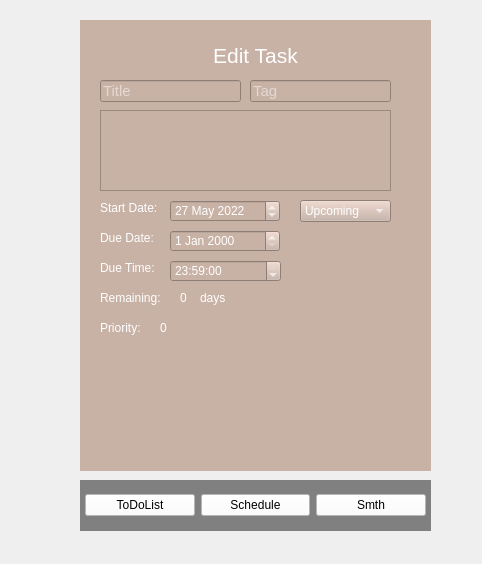
<?xml version="1.0" encoding="UTF-8"?>
<ui version="4.0">
 <class>Form</class>
 <widget class="QWidget" name="Form">
  <property name="geometry">
   <rect>
    <x>0</x>
    <y>0</y>
    <width>482</width>
    <height>564</height>
   </rect>
  </property>
  <property name="windowTitle">
   <string>Form</string>
  </property>
  <widget class="QStackedWidget" name="stackedWidget">
   <property name="geometry">
    <rect>
     <x>80</x>
     <y>20</y>
     <width>351</width>
     <height>451</height>
    </rect>
   </property>
   <property name="styleSheet">
    <string notr="true">background-color: #C8B1A5
</string>
   </property>
   <property name="currentIndex">
    <number>1</number>
   </property>
   <widget class="QWidget" name="page">
    <property name="autoFillBackground">
     <bool>false</bool>
    </property>
    <widget class="QWidget" name="verticalLayoutWidget">
     <property name="geometry">
      <rect>
       <x>0</x>
       <y>0</y>
       <width>331</width>
       <height>451</height>
      </rect>
     </property>
     <layout class="QVBoxLayout" name="verticalLayout">
      <item>
       <widget class="QFrame" name="frame_2">
        <property name="styleSheet">
         <string notr="true">background-color: black</string>
        </property>
        <property name="frameShape">
         <enum>QFrame::StyledPanel</enum>
        </property>
        <property name="frameShadow">
         <enum>QFrame::Raised</enum>
        </property>
        <widget class="QPushButton" name="add_button">
         <property name="geometry">
          <rect>
           <x>150</x>
           <y>420</y>
           <width>31</width>
           <height>31</height>
          </rect>
         </property>
         <property name="font">
          <font>
           <pointsize>26</pointsize>
          </font>
         </property>
         <property name="styleSheet">
          <string notr="true">background-color: cyan; color: white</string>
         </property>
         <property name="text">
          <string>+</string>
         </property>
        </widget>
        <widget class="QLabel" name="label_6">
         <property name="geometry">
          <rect>
           <x>20</x>
           <y>20</y>
           <width>111</width>
           <height>31</height>
          </rect>
         </property>
         <property name="font">
          <font>
           <pointsize>14</pointsize>
          </font>
         </property>
         <property name="styleSheet">
          <string notr="true">color:white</string>
         </property>
         <property name="text">
          <string>To-Do List</string>
         </property>
        </widget>
        <widget class="QFrame" name="frame_5">
         <property name="geometry">
          <rect>
           <x>30</x>
           <y>70</y>
           <width>271</width>
           <height>331</height>
          </rect>
         </property>
         <property name="frameShape">
          <enum>QFrame::StyledPanel</enum>
         </property>
         <property name="frameShadow">
          <enum>QFrame::Raised</enum>
         </property>
         <widget class="QWidget" name="verticalLayoutWidget_3">
          <property name="geometry">
           <rect>
            <x>0</x>
            <y>0</y>
            <width>271</width>
            <height>331</height>
           </rect>
          </property>
          <layout class="QVBoxLayout" name="tasksLayout"/>
         </widget>
        </widget>
        <widget class="QPushButton" name="sort_button">
         <property name="geometry">
          <rect>
           <x>280</x>
           <y>30</y>
           <width>21</width>
           <height>21</height>
          </rect>
         </property>
         <property name="styleSheet">
          <string notr="true">background-color:white</string>
         </property>
         <property name="text">
          <string/>
         </property>
        </widget>
        <widget class="QPushButton" name="sort_button_2">
         <property name="geometry">
          <rect>
           <x>250</x>
           <y>30</y>
           <width>21</width>
           <height>21</height>
          </rect>
         </property>
         <property name="styleSheet">
          <string notr="true">background-color:white</string>
         </property>
         <property name="text">
          <string/>
         </property>
        </widget>
        <widget class="QLineEdit" name="searchBar">
         <property name="geometry">
          <rect>
           <x>130</x>
           <y>30</y>
           <width>113</width>
           <height>22</height>
          </rect>
         </property>
         <property name="styleSheet">
          <string notr="true">padding :  6px;
border-style :  inset;
background-color: white</string>
         </property>
         <property name="placeholderText">
          <string>Search</string>
         </property>
        </widget>
       </widget>
      </item>
     </layout>
    </widget>
   </widget>
   <widget class="QWidget" name="page_5">
    <widget class="QLabel" name="label_8">
     <property name="geometry">
      <rect>
       <x>0</x>
       <y>20</y>
       <width>351</width>
       <height>31</height>
      </rect>
     </property>
     <property name="font">
      <font>
       <pointsize>16</pointsize>
      </font>
     </property>
     <property name="styleSheet">
      <string notr="true">color: white</string>
     </property>
     <property name="text">
      <string>Edit Task</string>
     </property>
     <property name="alignment">
      <set>Qt::AlignCenter</set>
     </property>
    </widget>
    <widget class="QLineEdit" name="titleLineEdit_2">
     <property name="geometry">
      <rect>
       <x>20</x>
       <y>60</y>
       <width>141</width>
       <height>22</height>
      </rect>
     </property>
     <property name="font">
      <font>
       <pointsize>11</pointsize>
      </font>
     </property>
     <property name="styleSheet">
      <string notr="true">color: white</string>
     </property>
     <property name="inputMask">
      <string/>
     </property>
     <property name="placeholderText">
      <string>Title</string>
     </property>
    </widget>
    <widget class="QLineEdit" name="tagLineEdit_2">
     <property name="geometry">
      <rect>
       <x>170</x>
       <y>60</y>
       <width>141</width>
       <height>22</height>
      </rect>
     </property>
     <property name="font">
      <font>
       <pointsize>11</pointsize>
      </font>
     </property>
     <property name="styleSheet">
      <string notr="true">color: white</string>
     </property>
     <property name="inputMask">
      <string/>
     </property>
     <property name="placeholderText">
      <string>Tag</string>
     </property>
    </widget>
    <widget class="QPlainTextEdit" name="descText_2">
     <property name="geometry">
      <rect>
       <x>20</x>
       <y>90</y>
       <width>291</width>
       <height>81</height>
      </rect>
     </property>
     <property name="styleSheet">
      <string notr="true">color: white;</string>
     </property>
     <property name="plainText">
      <string/>
     </property>
     <property name="overwriteMode">
      <bool>false</bool>
     </property>
     <property name="backgroundVisible">
      <bool>false</bool>
     </property>
     <property name="placeholderText">
      <string>Description</string>
     </property>
    </widget>
    <widget class="QLabel" name="label_9">
     <property name="geometry">
      <rect>
       <x>20</x>
       <y>180</y>
       <width>61</width>
       <height>16</height>
      </rect>
     </property>
     <property name="styleSheet">
      <string notr="true">color: white</string>
     </property>
     <property name="text">
      <string>Start Date:</string>
     </property>
    </widget>
    <widget class="QDateEdit" name="dateEdit_start_2">
     <property name="geometry">
      <rect>
       <x>90</x>
       <y>180</y>
       <width>110</width>
       <height>22</height>
      </rect>
     </property>
     <property name="styleSheet">
      <string notr="true">color: white</string>
     </property>
     <property name="dateTime">
      <datetime>
       <hour>0</hour>
       <minute>0</minute>
       <second>0</second>
       <year>2022</year>
       <month>5</month>
       <day>27</day>
      </datetime>
     </property>
    </widget>
    <widget class="QComboBox" name="comboBox_2">
     <property name="geometry">
      <rect>
       <x>220</x>
       <y>180</y>
       <width>91</width>
       <height>22</height>
      </rect>
     </property>
     <property name="styleSheet">
      <string notr="true">color: white</string>
     </property>
     <item>
      <property name="text">
       <string>Upcoming</string>
      </property>
     </item>
     <item>
      <property name="text">
       <string>On-Going</string>
      </property>
     </item>
     <item>
      <property name="text">
       <string>Finished</string>
      </property>
     </item>
    </widget>
    <widget class="QLabel" name="label_10">
     <property name="geometry">
      <rect>
       <x>20</x>
       <y>210</y>
       <width>61</width>
       <height>16</height>
      </rect>
     </property>
     <property name="styleSheet">
      <string notr="true">color: white</string>
     </property>
     <property name="text">
      <string>Due Date:</string>
     </property>
    </widget>
    <widget class="QDateEdit" name="dateEdit_end_2">
     <property name="geometry">
      <rect>
       <x>90</x>
       <y>210</y>
       <width>110</width>
       <height>22</height>
      </rect>
     </property>
     <property name="styleSheet">
      <string notr="true">color: white</string>
     </property>
    </widget>
    <widget class="QLabel" name="label_11">
     <property name="geometry">
      <rect>
       <x>20</x>
       <y>240</y>
       <width>61</width>
       <height>16</height>
      </rect>
     </property>
     <property name="styleSheet">
      <string notr="true">color: white</string>
     </property>
     <property name="text">
      <string>Due Time:</string>
     </property>
    </widget>
    <widget class="QTimeEdit" name="timeEdit_2">
     <property name="geometry">
      <rect>
       <x>90</x>
       <y>240</y>
       <width>111</width>
       <height>22</height>
      </rect>
     </property>
     <property name="styleSheet">
      <string notr="true">color: white</string>
     </property>
     <property name="dateTime">
      <datetime>
       <hour>23</hour>
       <minute>59</minute>
       <second>0</second>
       <year>2000</year>
       <month>1</month>
       <day>1</day>
      </datetime>
     </property>
    </widget>
    <widget class="QLabel" name="duration_label_2">
     <property name="geometry">
      <rect>
       <x>20</x>
       <y>270</y>
       <width>71</width>
       <height>16</height>
      </rect>
     </property>
     <property name="styleSheet">
      <string notr="true">color: white</string>
     </property>
     <property name="text">
      <string>Remaining:</string>
     </property>
    </widget>
    <widget class="QLabel" name="duration_value_2">
     <property name="geometry">
      <rect>
       <x>100</x>
       <y>270</y>
       <width>49</width>
       <height>16</height>
      </rect>
     </property>
     <property name="styleSheet">
      <string notr="true">color: white</string>
     </property>
     <property name="text">
      <string>0</string>
     </property>
    </widget>
    <widget class="QLabel" name="duration_label_3">
     <property name="geometry">
      <rect>
       <x>120</x>
       <y>270</y>
       <width>71</width>
       <height>16</height>
      </rect>
     </property>
     <property name="styleSheet">
      <string notr="true">color: white</string>
     </property>
     <property name="text">
      <string>days</string>
     </property>
    </widget>
    <widget class="QLabel" name="priority_label_2">
     <property name="geometry">
      <rect>
       <x>20</x>
       <y>300</y>
       <width>49</width>
       <height>16</height>
      </rect>
     </property>
     <property name="styleSheet">
      <string notr="true">color: white</string>
     </property>
     <property name="text">
      <string>Priority:</string>
     </property>
    </widget>
    <widget class="QLabel" name="priority_value_2">
     <property name="geometry">
      <rect>
       <x>80</x>
       <y>300</y>
       <width>49</width>
       <height>16</height>
      </rect>
     </property>
     <property name="styleSheet">
      <string notr="true">color: white</string>
     </property>
     <property name="text">
      <string>0</string>
     </property>
    </widget>
    <widget class="QPushButton" name="remove_button_2">
     <property name="enabled">
      <bool>true</bool>
     </property>
     <property name="geometry">
      <rect>
       <x>170</x>
       <y>410</y>
       <width>75</width>
       <height>24</height>
      </rect>
     </property>
     <property name="styleSheet">
      <string notr="true">background-color: white</string>
     </property>
     <property name="text">
      <string>Remove</string>
     </property>
    </widget>
    <widget class="QPushButton" name="doneButton_2">
     <property name="geometry">
      <rect>
       <x>260</x>
       <y>410</y>
       <width>75</width>
       <height>24</height>
      </rect>
     </property>
     <property name="styleSheet">
      <string notr="true">background-color: white</string>
     </property>
     <property name="text">
      <string>Done</string>
     </property>
    </widget>
    <widget class="QLabel" name="remove_label">
     <property name="geometry">
      <rect>
       <x>170</x>
       <y>390</y>
       <width>75</width>
       <height>48</height>
      </rect>
     </property>
     <property name="text">
      <string/>
     </property>
     <property name="pixmap">
      <pixmap resource="../../../../../../../Desktop/Pics/Pics.qrc">:/search/1214428.png</pixmap>
     </property>
     <property name="scaledContents">
      <bool>true</bool>
     </property>
    </widget>
    <widget class="QLabel" name="done_label">
     <property name="geometry">
      <rect>
       <x>260</x>
       <y>390</y>
       <width>76</width>
       <height>45</height>
      </rect>
     </property>
     <property name="text">
      <string/>
     </property>
     <property name="pixmap">
      <pixmap resource="../../../../../../../Desktop/Pics/Pics.qrc">:/search/1828644.png</pixmap>
     </property>
     <property name="scaledContents">
      <bool>true</bool>
     </property>
    </widget>
   </widget>
   <widget class="QWidget" name="page_2">
    <widget class="QFrame" name="frame_3">
     <property name="geometry">
      <rect>
       <x>0</x>
       <y>0</y>
       <width>331</width>
       <height>451</height>
      </rect>
     </property>
     <property name="styleSheet">
      <string notr="true">background-color: black</string>
     </property>
     <property name="frameShape">
      <enum>QFrame::StyledPanel</enum>
     </property>
     <property name="frameShadow">
      <enum>QFrame::Raised</enum>
     </property>
     <widget class="QLabel" name="label_2">
      <property name="geometry">
       <rect>
        <x>20</x>
        <y>20</y>
        <width>101</width>
        <height>31</height>
       </rect>
      </property>
      <property name="font">
       <font>
        <pointsize>16</pointsize>
       </font>
      </property>
      <property name="styleSheet">
       <string notr="true">color: white</string>
      </property>
      <property name="text">
       <string>Add Task</string>
      </property>
     </widget>
     <widget class="QLineEdit" name="titleLineEdit">
      <property name="geometry">
       <rect>
        <x>20</x>
        <y>60</y>
        <width>141</width>
        <height>22</height>
       </rect>
      </property>
      <property name="font">
       <font>
        <pointsize>11</pointsize>
       </font>
      </property>
      <property name="styleSheet">
       <string notr="true">color: white</string>
      </property>
      <property name="inputMask">
       <string/>
      </property>
      <property name="placeholderText">
       <string>Title</string>
      </property>
     </widget>
     <widget class="QPlainTextEdit" name="descText">
      <property name="geometry">
       <rect>
        <x>20</x>
        <y>90</y>
        <width>291</width>
        <height>81</height>
       </rect>
      </property>
      <property name="styleSheet">
       <string notr="true">color: white;</string>
      </property>
      <property name="plainText">
       <string/>
      </property>
      <property name="overwriteMode">
       <bool>false</bool>
      </property>
      <property name="backgroundVisible">
       <bool>false</bool>
      </property>
      <property name="placeholderText">
       <string>Description</string>
      </property>
     </widget>
     <widget class="QDateEdit" name="dateEdit_end">
      <property name="geometry">
       <rect>
        <x>90</x>
        <y>210</y>
        <width>110</width>
        <height>22</height>
       </rect>
      </property>
      <property name="styleSheet">
       <string notr="true">color: white</string>
      </property>
     </widget>
     <widget class="QTimeEdit" name="timeEdit">
      <property name="geometry">
       <rect>
        <x>90</x>
        <y>240</y>
        <width>118</width>
        <height>22</height>
       </rect>
      </property>
      <property name="styleSheet">
       <string notr="true">color: white</string>
      </property>
      <property name="dateTime">
       <datetime>
        <hour>23</hour>
        <minute>59</minute>
        <second>0</second>
        <year>2000</year>
        <month>1</month>
        <day>1</day>
       </datetime>
      </property>
     </widget>
     <widget class="QLabel" name="label_3">
      <property name="geometry">
       <rect>
        <x>20</x>
        <y>210</y>
        <width>61</width>
        <height>16</height>
       </rect>
      </property>
      <property name="styleSheet">
       <string notr="true">color: white</string>
      </property>
      <property name="text">
       <string>Due Date:</string>
      </property>
     </widget>
     <widget class="QLabel" name="label_4">
      <property name="geometry">
       <rect>
        <x>20</x>
        <y>240</y>
        <width>61</width>
        <height>16</height>
       </rect>
      </property>
      <property name="styleSheet">
       <string notr="true">color: white</string>
      </property>
      <property name="text">
       <string>Due Time:</string>
      </property>
     </widget>
     <widget class="QLabel" name="priority_label">
      <property name="geometry">
       <rect>
        <x>20</x>
        <y>300</y>
        <width>49</width>
        <height>16</height>
       </rect>
      </property>
      <property name="styleSheet">
       <string notr="true">color: white</string>
      </property>
      <property name="text">
       <string>Priority:</string>
      </property>
     </widget>
     <widget class="QPushButton" name="doneButton">
      <property name="geometry">
       <rect>
        <x>130</x>
        <y>410</y>
        <width>75</width>
        <height>24</height>
       </rect>
      </property>
      <property name="styleSheet">
       <string notr="true">background-color: white</string>
      </property>
      <property name="text">
       <string>Done</string>
      </property>
     </widget>
     <widget class="QPushButton" name="remove_button">
      <property name="enabled">
       <bool>true</bool>
      </property>
      <property name="geometry">
       <rect>
        <x>130</x>
        <y>370</y>
        <width>75</width>
        <height>24</height>
       </rect>
      </property>
      <property name="styleSheet">
       <string notr="true">background-color: white</string>
      </property>
      <property name="text">
       <string>Remove</string>
      </property>
     </widget>
     <widget class="QLabel" name="label_7">
      <property name="geometry">
       <rect>
        <x>20</x>
        <y>180</y>
        <width>61</width>
        <height>16</height>
       </rect>
      </property>
      <property name="styleSheet">
       <string notr="true">color: white</string>
      </property>
      <property name="text">
       <string>Start Date:</string>
      </property>
     </widget>
     <widget class="QDateEdit" name="dateEdit_start">
      <property name="geometry">
       <rect>
        <x>90</x>
        <y>180</y>
        <width>110</width>
        <height>22</height>
       </rect>
      </property>
      <property name="styleSheet">
       <string notr="true">color: white</string>
      </property>
      <property name="dateTime">
       <datetime>
        <hour>0</hour>
        <minute>0</minute>
        <second>0</second>
        <year>2022</year>
        <month>5</month>
        <day>27</day>
       </datetime>
      </property>
     </widget>
     <widget class="QLabel" name="duration_label">
      <property name="geometry">
       <rect>
        <x>20</x>
        <y>270</y>
        <width>49</width>
        <height>16</height>
       </rect>
      </property>
      <property name="styleSheet">
       <string notr="true">color: white</string>
      </property>
      <property name="text">
       <string>Duration:</string>
      </property>
     </widget>
     <widget class="QLabel" name="duration_value">
      <property name="geometry">
       <rect>
        <x>90</x>
        <y>270</y>
        <width>49</width>
        <height>16</height>
       </rect>
      </property>
      <property name="styleSheet">
       <string notr="true">color: white</string>
      </property>
      <property name="text">
       <string>0</string>
      </property>
     </widget>
     <widget class="QLabel" name="priority_value">
      <property name="geometry">
       <rect>
        <x>90</x>
        <y>300</y>
        <width>49</width>
        <height>16</height>
       </rect>
      </property>
      <property name="styleSheet">
       <string notr="true">color: white</string>
      </property>
      <property name="text">
       <string>0</string>
      </property>
     </widget>
     <widget class="QLineEdit" name="tagLineEdit">
      <property name="geometry">
       <rect>
        <x>170</x>
        <y>60</y>
        <width>141</width>
        <height>22</height>
       </rect>
      </property>
      <property name="font">
       <font>
        <pointsize>11</pointsize>
       </font>
      </property>
      <property name="styleSheet">
       <string notr="true">color: white</string>
      </property>
      <property name="inputMask">
       <string/>
      </property>
      <property name="placeholderText">
       <string>Tag</string>
      </property>
     </widget>
     <widget class="QComboBox" name="comboBox">
      <property name="geometry">
       <rect>
        <x>210</x>
        <y>180</y>
        <width>91</width>
        <height>22</height>
       </rect>
      </property>
      <property name="styleSheet">
       <string notr="true">color: white</string>
      </property>
      <item>
       <property name="text">
        <string>Upcoming</string>
       </property>
      </item>
      <item>
       <property name="text">
        <string>On-Going</string>
       </property>
      </item>
      <item>
       <property name="text">
        <string>Finished</string>
       </property>
      </item>
     </widget>
    </widget>
   </widget>
   <widget class="QWidget" name="page_3">
    <widget class="QLabel" name="label">
     <property name="geometry">
      <rect>
       <x>150</x>
       <y>130</y>
       <width>49</width>
       <height>16</height>
      </rect>
     </property>
     <property name="text">
      <string>Schedule</string>
     </property>
    </widget>
   </widget>
   <widget class="QWidget" name="page_4">
    <widget class="QLabel" name="label_5">
     <property name="geometry">
      <rect>
       <x>30</x>
       <y>40</y>
       <width>49</width>
       <height>16</height>
      </rect>
     </property>
     <property name="text">
      <string>History</string>
     </property>
    </widget>
   </widget>
  </widget>
  <widget class="QFrame" name="frame">
   <property name="geometry">
    <rect>
     <x>80</x>
     <y>480</y>
     <width>351</width>
     <height>51</height>
    </rect>
   </property>
   <property name="autoFillBackground">
    <bool>false</bool>
   </property>
   <property name="styleSheet">
    <string notr="true">background-color: Grey</string>
   </property>
   <property name="frameShape">
    <enum>QFrame::StyledPanel</enum>
   </property>
   <property name="frameShadow">
    <enum>QFrame::Raised</enum>
   </property>
   <widget class="QWidget" name="horizontalLayoutWidget">
    <property name="geometry">
     <rect>
      <x>0</x>
      <y>0</y>
      <width>351</width>
      <height>51</height>
     </rect>
    </property>
    <layout class="QHBoxLayout" name="horizontalLayout">
     <property name="sizeConstraint">
      <enum>QLayout::SetDefaultConstraint</enum>
     </property>
     <property name="leftMargin">
      <number>5</number>
     </property>
     <property name="topMargin">
      <number>5</number>
     </property>
     <property name="rightMargin">
      <number>5</number>
     </property>
     <property name="bottomMargin">
      <number>5</number>
     </property>
     <item>
      <widget class="QPushButton" name="todolist_button">
       <property name="styleSheet">
        <string notr="true">background-color: white</string>
       </property>
       <property name="text">
        <string>ToDoList</string>
       </property>
      </widget>
     </item>
     <item>
      <widget class="QPushButton" name="pushButton_3">
       <property name="styleSheet">
        <string notr="true">background-color: white</string>
       </property>
       <property name="text">
        <string>Schedule</string>
       </property>
      </widget>
     </item>
     <item>
      <widget class="QPushButton" name="pushButton_5">
       <property name="styleSheet">
        <string notr="true">background-color: white</string>
       </property>
       <property name="text">
        <string>Smth</string>
       </property>
      </widget>
     </item>
    </layout>
   </widget>
  </widget>
 </widget>
 <resources>
  <include location="../../../../../../../Desktop/Pics/Pics.qrc"/>
 </resources>
 <connections/>
</ui>
